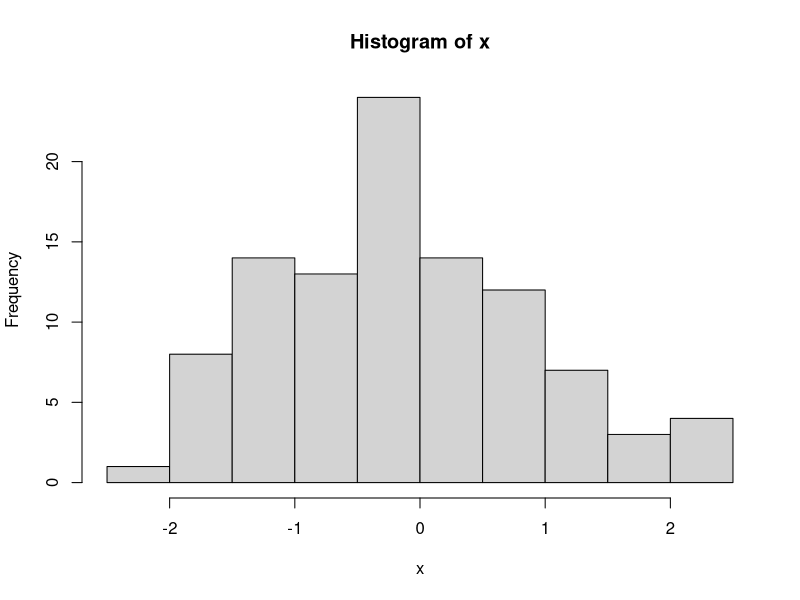
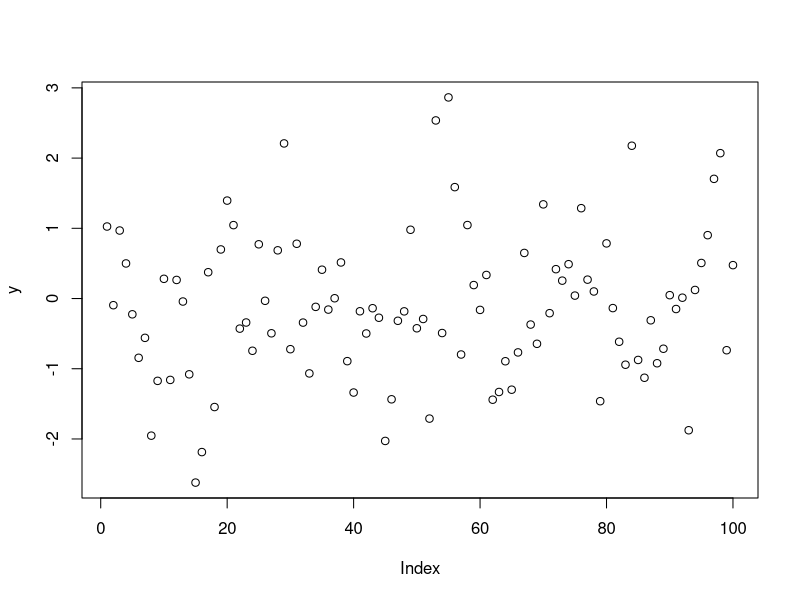
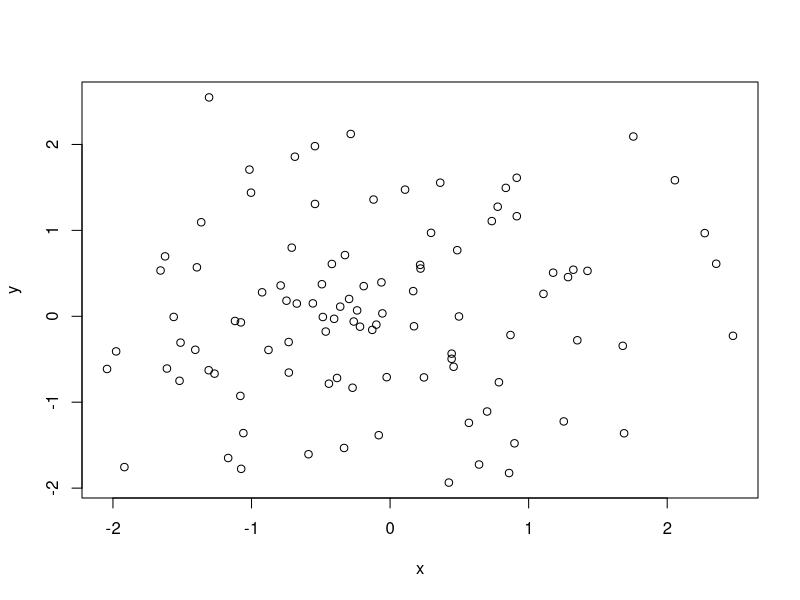
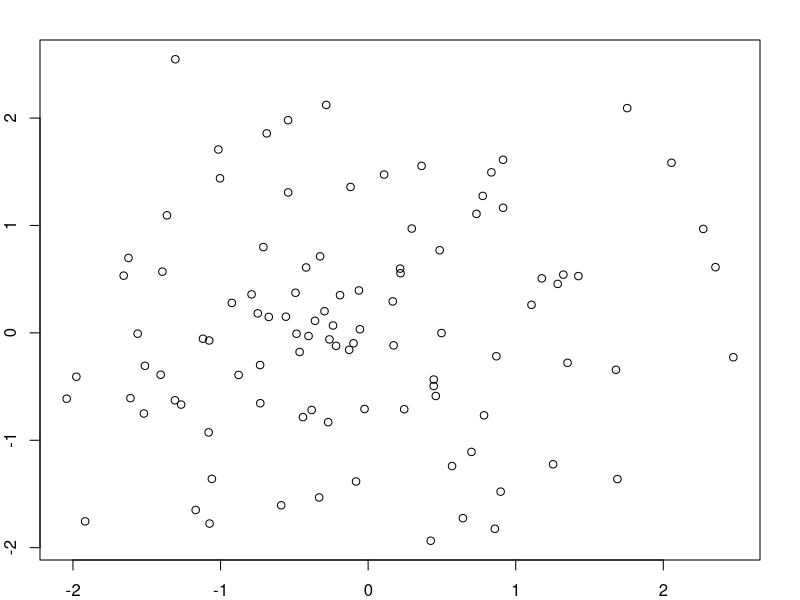
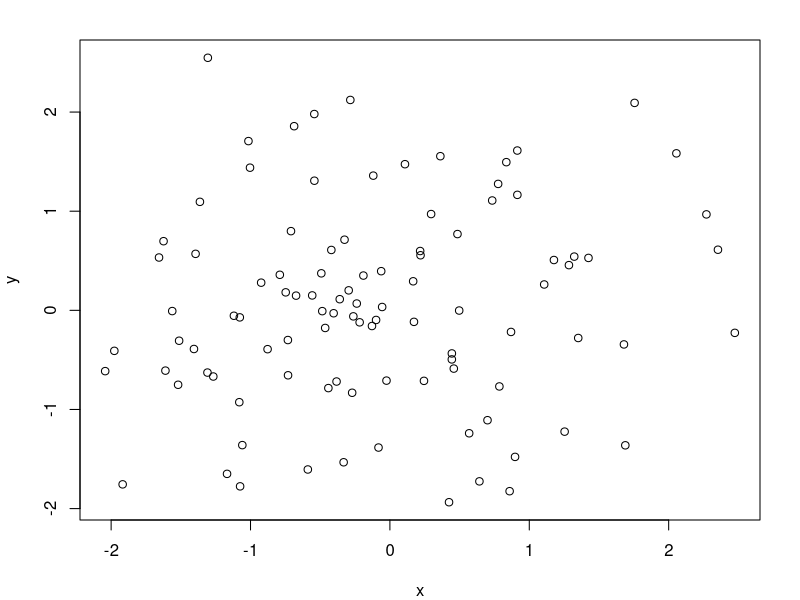
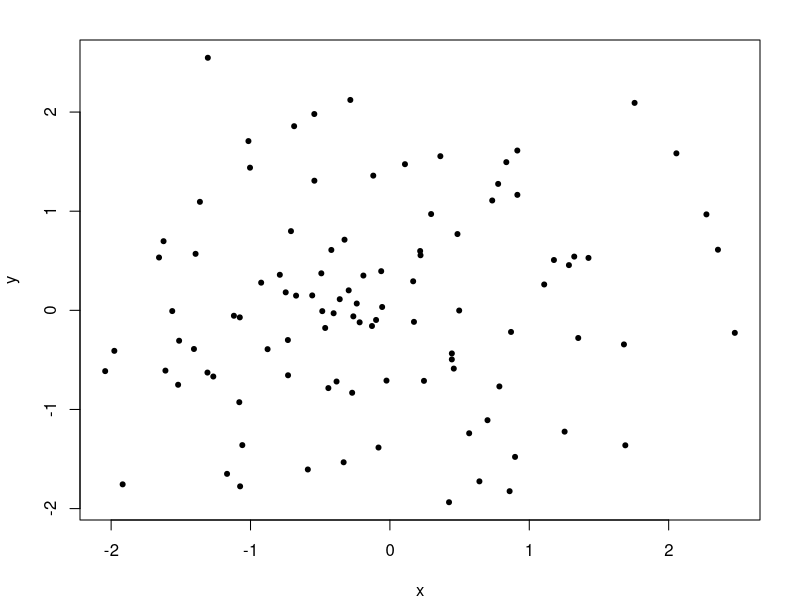
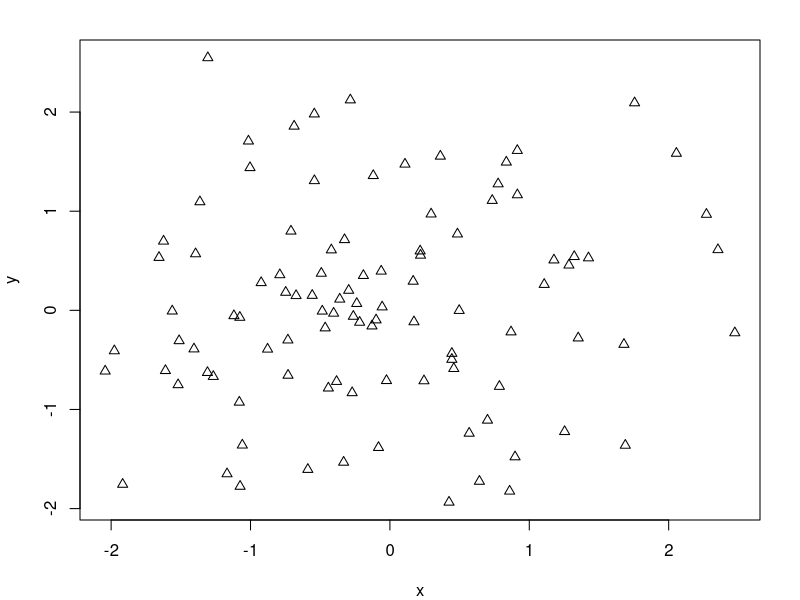
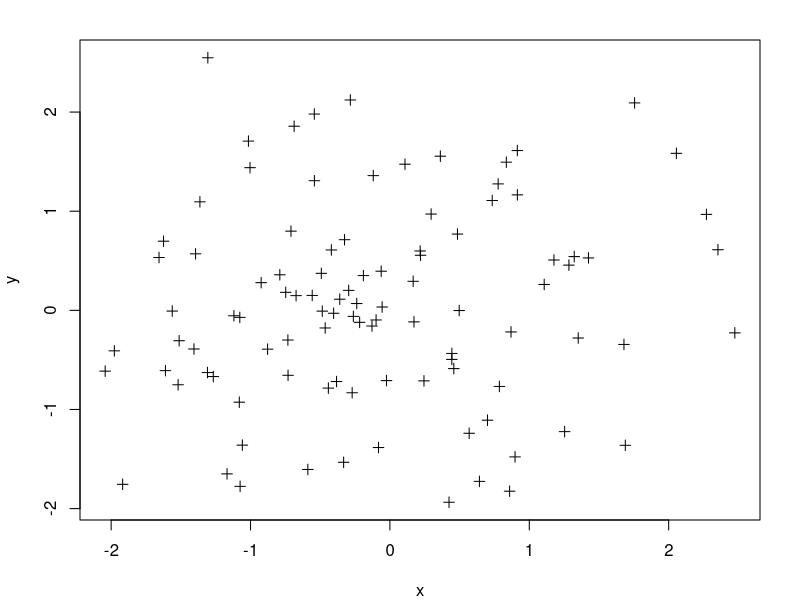

Write R code to recreate these figures, in order.
## ---- chunk 1
knitr::opts_chunk$set(echo = TRUE)
## ---- chunk 2
x <- rnorm(100)
hist(x)
## ---- chunk 3
y <- rnorm(100)
plot(y)
## ---- chunk 4
y <- rnorm(100)
plot(x, y)
## ---- chunk 5
par(mar = c(2, 2, 2, 2))
plot(x, y)
## ---- chunk 6
par(mar = c(4, 4, 2, 2))
plot(x, y)
## ---- chunk 7
plot(x, y, pch = 20)
plot(x, y, pch = 2)
plot(x, y, pch = 3)
## ---- chunk 8
pchShow <-
  function(extras = c("*",".", "o","O","0","+","-","|","%","#"),
           cex = 3, ## good for both .Device=="postscript" and "x11"
           col = "red3", bg = "gold", coltext = "brown", cextext = 1.2,
           main = paste("plot symbols :  points (...  pch = *, cex =",
                        cex,")"))
  {
    nex <- length(extras)
    np  <- 26 + nex
    ipch <- 0:(np-1)
    k <- floor(sqrt(np))
    dd <- c(-1,1)/2
    rx <- dd + range(ix <- ipch %/% k)
    ry <- dd + range(iy <- 3 + (k-1)- ipch %% k)
    pch <- as.list(ipch) # list with integers & strings
    if(nex > 0) pch[26+ 1:nex] <- as.list(extras)
    plot(rx, ry, type = "n", axes  =  FALSE, xlab = "", ylab = "", main = main)
    abline(v = ix, h = iy, col = "lightgray", lty = "dotted")
    for(i in 1:np) {
      pc <- pch[[i]]
      ## 'col' symbols with a 'bg'-colored interior (where available) :
      points(ix[i], iy[i], pch = pc, col = col, bg = bg, cex = cex)
      if(cextext > 0)
          text(ix[i] - 0.3, iy[i], pc, col = coltext, cex = cextext)
    }
  }

pchShow()
pchShow(c("o","O","0"), cex = 2.5)
pchShow(NULL, cex = 4, cextext = 0, main = NULL)
## ---- chunk 9
plot(x, y, pch = 20)
title("Gráfico de dispersión")
## ---- chunk 10
plot(x, y, pch = 20)
title("Gráfico de dispersión")
text(-2, -2, "Label")
## ---- chunk 11
plot(x, y, pch = 20)
title("Gráfico de dispersión")
legend("topleft", legend = "Data", pch = 20)
## ---- chunk 12
plot(x, y, pch = 20)
title("Gráfico de dispersión")
legend("topleft", legend = "Data", pch = 20)
fit <- lm(x ~ y)
abline(fit, lwd = 3, col = "blue")
## ---- chunk 13
plot(x, y, pch = 20, xlab = "Peso", ylab = "Altura", main = "Gráfico de dispersión")
## ---- chunk 14
z <- rpois(100, 2)
par(mfrow = c(2, 1))
plot(x, y, pch = 20)
plot(x, z, pch = 19)
## ---- chunk 15
par("mar")
par(mar = c(1, 10, 1, 10))
par(mfrow = c(2, 1))
plot(x, y, pch = 20)
plot(x, z, pch = 19)
## ---- chunk 16
par(mfrow = c(1, 2))
plot(x, y, pch = 20)
plot(x, z, pch = 19)
## ---- chunk 17
par("mar")
par(mar = c(4, 4, 2, 1))
par(mfrow = c(2, 2))
plot(x, y, pch = 20)
plot(x, z, pch = 19)
plot(y, z, pch = 19)
plot(y, x, pch = 20)
## ---- chunk 18
par(mfcol = c(2, 2))
plot(x, y, pch = 20)
plot(x, z, pch = 19)
plot(y, z, pch = 19)
plot(y, x, pch = 20)
## ---- chunk 19
par(mfcol = c(1, 1))
## ---- chunk 20
x <- rnorm(100)
y <- x + rnorm(100)
g <- gl(2, 50, labels = c("Male", "Female"))
plot(x, y, type = "n") #dibuja el gráfico per vacío para ir añadiendo lo que nos interesa
points(x[g == "Female"], y[g == "Female"], col = "blue", pch = 19)
points(x[g == "Male"], y[g == "Male"], col = "green")
title("Hombres vs. Mujeres")
